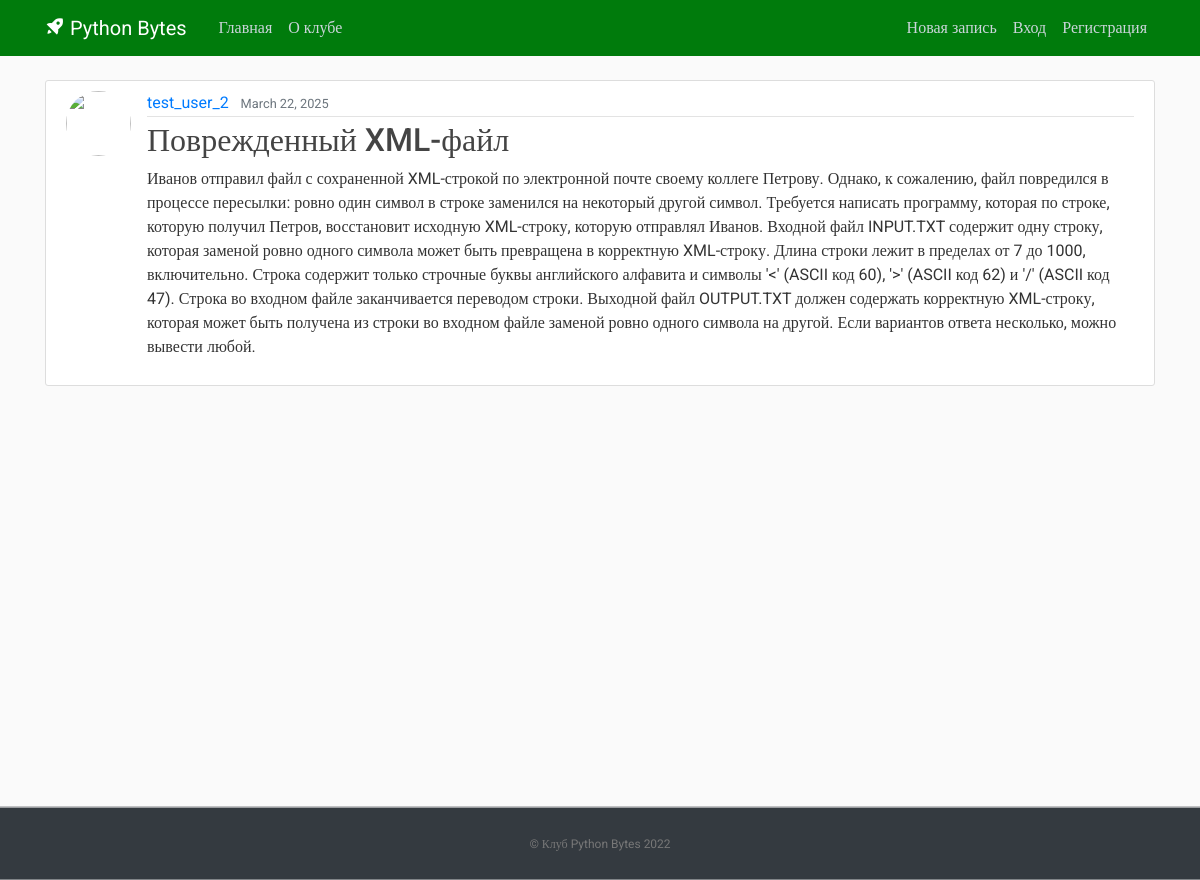
Screenshot of /post/7/ with the database file from the repository.
### blog/models.py (models this page shows, shortened)
class Post(models.Model):
    title = models.CharField(max_length=100)
    content = models.TextField()
    date_posted = models.DateTimeField(default=timezone.now)
    author = models.ForeignKey(User, on_delete=models.CASCADE)

### blog/views.py (the view)
# urls.py: path('post/<int:pk>/', PostDetailView.as_view(), name='post-detail'),
class PostDetailView(DetailView):
    model = Post

### blog/templates/blog/post_detail.html (shortened to what this page needs)
{% extends "blog/base.html" %}
{% block content %}
  <article class="media content-section">
    <img class="rounded-circle article-img" src="{{ object.author.profile.image.url }}">
    <div class="media-body">
      <div class="article-metadata">
        <a class="mr-2" href="#">{{ object.author }}</a>
        <small class="text-muted">{{ object.date_posted|date:"F d, Y" }}</small>
      </div>
      <h2 class="article-title">{{ object.title }}</h2>
      <p class="article-content">{{ object.content }}</p>
    </div>
  </article>
{% endblock content %}

### blog/static/blog/main.css (style rules this page uses)
body, html { height:100%; width: 100%; }
body { margin:0; padding:0; background: #fafafa; color: #333333; margin-top: 5rem; font-family:Roboto; }
h1, h2, h3, h4, h5, h6 { color: #444444; }
.content-section { background: #ffffff; padding: 10px 20px; border: 1px solid #dddddd; border-radius: 3px; margin-bottom: 20px; }
.article-title { color: #444444; }
.article-content { white-space: pre-line; }
.article-img { height: 65px; width: 65px; margin-right: 16px; }
.article-metadata { padding-bottom: 1px; margin-bottom: 4px; border-bottom: 1px solid #e3e3e3 }

### rows the page displays
Post: author "test_user_2", date_posted "March 22, 2025", title "Поврежденный XML-файл", content "Иванов отправил файл с сохраненной XML-строкой по электронной почте своему коллеге Петрову. Однако, к сожалению, файл повредился в процессе пересылки: ровно один символ в строке заменился на некоторый другой символ. Требуется написать программу, которая по строке, которую получил Петров, восстановит исходную XML-строку, которую отправлял Иванов. Входной файл INPUT.TXT содержит одну строку, которая заменой ровно одного символа может быть превращена в корректную XML-строку. Длина строки лежит в пределах от 7 до 1000, включительно. Строка содержит только строчные буквы английского алфавита и символы '<' (ASCII код 60), '>' (ASCII код 62) и '/' (ASCII код 47). Строка во входном файле…"
